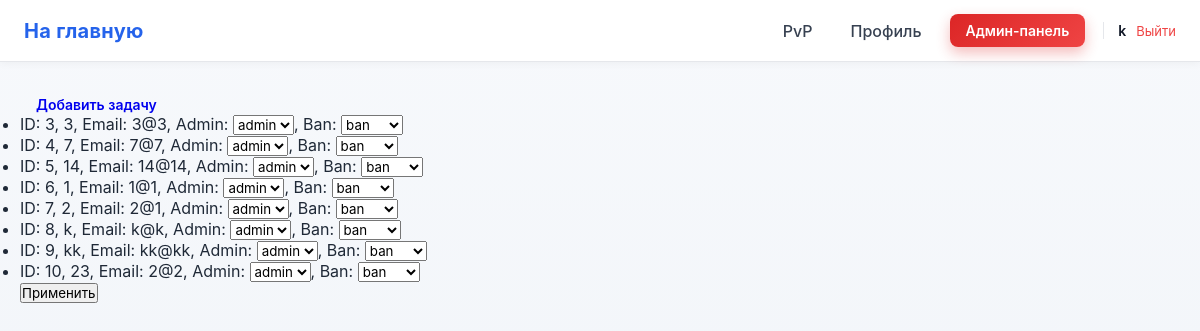
The page /admin (signed in) on the database its author committed.
### data/users.py (models this page shows, shortened)
class User(SqlAlchemyBase, UserMixin):
    __tablename__ = 'users'
    id = sqlalchemy.Column(sqlalchemy.Integer,
                           primary_key=True, autoincrement=True)
    name = sqlalchemy.Column(sqlalchemy.String, nullable=True)
    email = sqlalchemy.Column(sqlalchemy.String,
                              index=True, unique=True, nullable=True)
    hashed_password = sqlalchemy.Column(sqlalchemy.String, nullable=True)
    elo_rating = sqlalchemy.Column(sqlalchemy.Float, default=1000)
    admin = sqlalchemy.Column(sqlalchemy.Boolean, default=0)
    ban = sqlalchemy.Column(sqlalchemy.Boolean, default=0)
    created_date = sqlalchemy.Column(sqlalchemy.DateTime,
                                     default=datetime.datetime.now)
    submissions = orm.relationship("Submissions", back_populates="user")

### main.py (the view)
@app.route('/admin', methods=["GET", "POST"])
@login_required
@admin_required
@user_ban
def admin():
    db_sess = db_session.create_session()
    users = db_sess.query(User)
    return render_template("admin_first.html", users=users)

### data/db_session.py (called while the page is built)
def create_session() -> Session:
    global __factory
    return __factory()

### main.py (called while the page is built)
@login_manager.user_loader
def load_user(user_id):
    db_sess = db_session.create_session()
    return db_sess.get(User, user_id)

def admin_required(func):
    @wraps(func)
    def wrapper(*args, **kwargs):
        if not current_user.admin:
            abort(403)
        return func(*args, **kwargs)
    return wrapper

def user_ban(func):
    @wraps(func)
    def wrapper(*args, **kwargs):
        if current_user.ban:
            abort(403)
        return func(*args, **kwargs)
    return wrapper

### templates/admin_first.html (shortened to what this page needs)
{% extends "base.html" %}
{% block content %}
<a class="btn btn-task" href="/admin/task">Добавить задачу</a>
<ul>
    {% for user in users %}
        <li>ID: {{user.id}}, {{ user.name }}, Email: {{user.email}}, Admin: <select><option value="admin">admin</option><option value="user">user</option></select>, Ban: <select><option value="ban">ban</option><option value="ban">unban</option></select></li>
    {% endfor %}
</ul>
<button type="button" id="applytBtn">Применить</button>
{% endblock %}

### templates/base.html (shortened to what this page needs)
<!doctype html>
<html lang="ru">
<head>
    <link rel="stylesheet" href="{{ url_for('static', filename='base.css') }}">
</head>
<body>
<header class="site-header">
    <nav class="navbar">
        <div class="nav-left">
            <a class="logo" href="/">На главную</a>
        </div>
        <div class="nav-right">
            {% if current_user.is_authenticated %}
                <a class="nav-link" href="/pvp">PvP</a>
                <a class="nav-link" href="/profile">Профиль</a>
                {% if current_user.admin %}
                    <a class="btn btn-admin" href="/admin">Админ-панель</a>
                {% endif %}
                <div class="user-menu">
                    <span class="username">{{ current_user.name }}</span>
                    <a class="logout" href="/logout">Выйти</a>
                </div>
            {% else %}
                <a class="btn btn-outline" href="/login">Войти</a>
                <a class="btn btn-primary" href="/register">Регистрация</a>
            {% endif %}
        </div>
    </nav>
</header>
<main class="page-content">
    {% block content %}{% endblock %}
</main>
</body>
</html>

### static/base.css (style rules this page uses)
* { box-sizing: border-box; margin: 0; padding: 0; font-family: "Inter", "Segoe UI", Arial, sans-serif; }
body { background: linear-gradient(180deg, #f7f9fc, #eef2f7); color: #1f2937; min-height: 100vh; }
.site-header { background: #ffffff; border-bottom: 1px solid #e5e7eb; box-shadow: 0 2px 8px rgba(0, 0, 0, 0.04); }
.navbar { max-width: 1200px; margin: 0 auto; padding: 14px 24px; display: flex; align-items: center; justify-content: space-between; }
.logo { font-size: 20px; font-weight: 700; text-decoration: none; color: #2563eb; letter-spacing: 0.3px; }
.nav-left, .nav-right { display: flex; align-items: center; gap: 18px; }
.nav-link { text-decoration: none; color: #374151; font-weight: 500; padding: 6px 10px; border-radius: 6px; transition: background 0.2s, color 0.2s; }
.btn-admin { background: linear-gradient(135deg, #dc2626, #ef4444); color: #ffffff; box-shadow: 0 6px 14px rgba(220, 38, 38, 0.3); }
.user-menu { display: flex; align-items: center; gap: 10px; padding-left: 14px; border-left: 1px solid #e5e7eb; }
.username { font-size: 14px; font-weight: 600; color: #111827; }
.logout { text-decoration: none; font-size: 13px; color: #ef4444; }
.btn { text-decoration: none; font-size: 14px; padding: 8px 16px; border-radius: 8px; font-weight: 600; transition: transform 0.15s, box-shadow 0.15s, background 0.15s; }
.page-content { max-width: 1200px; margin: 32px auto; padding: 0 20px; }

### rows shown on the page
User: name "k", id "8", email "k@k"
User: id "3", name "3", email "3@3"
User: id "4", name "7", email "7@7"
User: id "5", name "14", email "14@14"
User: id "6", name "1", email "1@1"
User: id "7", name "2", email "2@1"
User: id "9", name "kk", email "kk@kk"
User: id "10", name "23", email "2@2"
